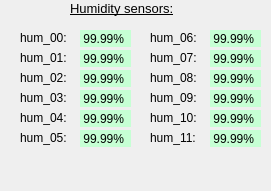
    <widget class="QFrame" name="hum_details_hu">
     <property name="geometry">
      <rect>
       <x>520</x>
       <y>0</y>
       <width>271</width>
       <height>191</height>
      </rect>
     </property>
     <property name="frameShape">
      <enum>QFrame::NoFrame</enum>
     </property>
     <property name="frameShadow">
      <enum>QFrame::Raised</enum>
     </property>
     <widget class="QLabel" name="label_85">
      <property name="geometry">
       <rect>
        <x>70</x>
        <y>0</y>
        <width>151</width>
        <height>16</height>
       </rect>
      </property>
      <property name="font">
       <font>
        <pointsize>10</pointsize>
        <underline>true</underline>
       </font>
      </property>
      <property name="text">
       <string>Humidity sensors:</string>
      </property>
     </widget>
     <widget class="QLabel" name="label_86">
      <property name="geometry">
       <rect>
        <x>20</x>
        <y>30</y>
        <width>61</width>
        <height>16</height>
       </rect>
      </property>
      <property name="text">
       <string>hum_00:</string>
      </property>
     </widget>
     <widget class="TaurusLabel" name="taurusLabel_52">
      <property name="geometry">
       <rect>
        <x>80</x>
        <y>30</y>
        <width>51</width>
        <height>17</height>
       </rect>
      </property>
      <property name="styleSheet">
       <string notr="true">background-color: rgb(198, 255, 212);</string>
      </property>
      <property name="text">
       <string> 99.99%</string>
      </property>
      <property name="model">
       <string>epfl/vds/3/hum_00</string>
      </property>
      <property name="prefixText">
       <string/>
      </property>
      <property name="suffixText">
       <string>%</string>
      </property>
     </widget>
     <widget class="TaurusLabel" name="taurusLabel_53">
      <property name="geometry">
       <rect>
        <x>80</x>
        <y>50</y>
        <width>51</width>
        <height>17</height>
       </rect>
      </property>
      <property name="styleSheet">
       <string notr="true">background-color: rgb(198, 255, 212);</string>
      </property>
      <property name="text">
       <string> 99.99%</string>
      </property>
      <property name="model">
       <string>epfl/vds/3/hum_01</string>
      </property>
      <property name="prefixText">
       <string/>
      </property>
      <property name="suffixText">
       <string>%</string>
      </property>
     </widget>
     <widget class="QLabel" name="label_87">
      <property name="geometry">
       <rect>
        <x>20</x>
        <y>50</y>
        <width>61</width>
        <height>16</height>
       </rect>
      </property>
      <property name="text">
       <string>hum_01:</string>
      </property>
     </widget>
     <widget class="TaurusLabel" name="taurusLabel_54">
      <property name="geometry">
       <rect>
        <x>80</x>
        <y>70</y>
        <width>51</width>
        <height>17</height>
       </rect>
      </property>
      <property name="styleSheet">
       <string notr="true">background-color: rgb(198, 255, 212);</string>
      </property>
      <property name="text">
       <string> 99.99%</string>
      </property>
      <property name="model">
       <string>epfl/vds/3/hum_02</string>
      </property>
      <property name="prefixText">
       <string/>
      </property>
      <property name="suffixText">
       <string>%</string>
      </property>
     </widget>
     <widget class="QLabel" name="label_88">
      <property name="geometry">
       <rect>
        <x>20</x>
        <y>70</y>
        <width>61</width>
        <height>16</height>
       </rect>
      </property>
      <property name="text">
       <string>hum_02:</string>
      </property>
     </widget>
     <widget class="TaurusLabel" name="taurusLabel_55">
      <property name="geometry">
       <rect>
        <x>80</x>
        <y>90</y>
        <width>51</width>
        <height>17</height>
       </rect>
      </property>
      <property name="styleSheet">
       <string notr="true">background-color: rgb(198, 255, 212);</string>
      </property>
      <property name="text">
       <string> 99.99%</string>
      </property>
      <property name="model">
       <string>epfl/vds/3/hum_03</string>
      </property>
      <property name="prefixText">
       <string/>
      </property>
      <property name="suffixText">
       <string>%</string>
      </property>
     </widget>
     <widget class="QLabel" name="label_89">
      <property name="geometry">
       <rect>
        <x>20</x>
        <y>90</y>
        <width>61</width>
        <height>16</height>
       </rect>
      </property>
      <property name="text">
       <string>hum_03:</string>
      </property>
     </widget>
     <widget class="TaurusLabel" name="taurusLabel_56">
      <property name="geometry">
       <rect>
        <x>80</x>
        <y>110</y>
        <width>51</width>
        <height>17</height>
       </rect>
      </property>
      <property name="styleSheet">
       <string notr="true">background-color: rgb(198, 255, 212);</string>
      </property>
      <property name="text">
       <string> 99.99%</string>
      </property>
      <property name="model">
       <string>epfl/vds/3/hum_04</string>
      </property>
      <property name="prefixText">
       <string/>
      </property>
      <property name="suffixText">
       <string>%</string>
      </property>
     </widget>
     <widget class="QLabel" name="label_90">
      <property name="geometry">
       <rect>
        <x>20</x>
        <y>110</y>
        <width>61</width>
        <height>16</height>
       </rect>
      </property>
      <property name="text">
       <string>hum_04:</string>
      </property>
     </widget>
     <widget class="TaurusLabel" name="taurusLabel_57">
      <property name="geometry">
       <rect>
        <x>80</x>
        <y>130</y>
        <width>51</width>
        <height>17</height>
       </rect>
      </property>
      <property name="styleSheet">
       <string notr="true">background-color: rgb(198, 255, 212);</string>
      </property>
      <property name="text">
       <string> 99.99%</string>
      </property>
      <property name="model">
       <string>epfl/vds/3/hum_05</string>
      </property>
      <property name="prefixText">
       <string/>
      </property>
      <property name="suffixText">
       <string>%</string>
      </property>
     </widget>
     <widget class="QLabel" name="label_91">
      <property name="geometry">
       <rect>
        <x>20</x>
        <y>130</y>
        <width>61</width>
        <height>16</height>
       </rect>
      </property>
      <property name="text">
       <string>hum_05:</string>
      </property>
     </widget>
     <widget class="TaurusLabel" name="taurusLabel_58">
      <property name="geometry">
       <rect>
        <x>210</x>
        <y>30</y>
        <width>51</width>
        <height>17</height>
       </rect>
      </property>
      <property name="styleSheet">
       <string notr="true">background-color: rgb(198, 255, 212);</string>
      </property>
      <property name="text">
       <string> 99.99%</string>
      </property>
      <property name="model">
       <string>epfl/vds/3/hum_06</string>
      </property>
      <property name="prefixText">
       <string/>
      </property>
      <property name="suffixText">
       <string>%</string>
      </property>
     </widget>
     <widget class="QLabel" name="label_92">
      <property name="geometry">
       <rect>
        <x>150</x>
        <y>30</y>
        <width>61</width>
        <height>16</height>
       </rect>
      </property>
      <property name="text">
       <string>hum_06:</string>
      </property>
     </widget>
     <widget class="TaurusLabel" name="taurusLabel_59">
      <property name="geometry">
       <rect>
        <x>210</x>
        <y>50</y>
        <width>51</width>
        <height>17</height>
       </rect>
      </property>
      <property name="styleSheet">
       <string notr="true">background-color: rgb(198, 255, 212);</string>
      </property>
      <property name="text">
       <string> 99.99%</string>
      </property>
      <property name="model">
       <string>epfl/vds/3/hum_07</string>
      </property>
      <property name="prefixText">
       <string/>
      </property>
      <property name="suffixText">
       <string>%</string>
      </property>
     </widget>
     <widget class="QLabel" name="label_93">
      <property name="geometry">
       <rect>
        <x>150</x>
        <y>50</y>
        <width>61</width>
        <height>16</height>
       </rect>
      </property>
      <property name="text">
       <string>hum_07:</string>
      </property>
     </widget>
     <widget class="TaurusLabel" name="taurusLabel_60">
      <property name="geometry">
       <rect>
        <x>210</x>
        <y>70</y>
        <width>51</width>
        <height>17</height>
       </rect>
      </property>
      <property name="styleSheet">
       <string notr="true">background-color: rgb(198, 255, 212);</string>
      </property>
      <property name="text">
       <string> 99.99%</string>
      </property>
      <property name="model">
       <string>epfl/vds/3/hum_08</string>
      </property>
      <property name="prefixText">
       <string/>
      </property>
      <property name="suffixText">
       <string>%</string>
      </property>
     </widget>
     <widget class="QLabel" name="label_94">
      <property name="geometry">
       <rect>
        <x>150</x>
        <y>70</y>
        <width>61</width>
        <height>16</height>
       </rect>
      </property>
      <property name="text">
       <string>hum_08:</string>
      </property>
     </widget>
     <widget class="TaurusLabel" name="taurusLabel_61">
      <property name="geometry">
       <rect>
        <x>210</x>
        <y>90</y>
        <width>51</width>
        <height>17</height>
       </rect>
      </property>
      <property name="styleSheet">
       <string notr="true">background-color: rgb(198, 255, 212);</string>
      </property>
      <property name="text">
       <string> 99.99%</string>
      </property>
      <property name="model">
       <string>epfl/vds/3/hum_09</string>
      </property>
      <property name="prefixText">
       <string/>
      </property>
      <property name="suffixText">
       <string>%</string>
      </property>
     </widget>
     <widget class="QLabel" name="label_95">
      <property name="geometry">
       <rect>
        <x>150</x>
        <y>90</y>
        <width>61</width>
        <height>16</height>
       </rect>
      </property>
      <property name="text">
       <string>hum_09:</string>
      </property>
     </widget>
     <widget class="TaurusLabel" name="taurusLabel_62">
      <property name="geometry">
       <rect>
        <x>210</x>
        <y>110</y>
        <width>51</width>
        <height>17</height>
       </rect>
      </property>
      <property name="styleSheet">
       <string notr="true">background-color: rgb(198, 255, 212);</string>
      </property>
      <property name="text">
       <string> 99.99%</string>
      </property>
      <property name="model">
       <string>epfl/vds/3/hum_10</string>
      </property>
      <property name="prefixText">
       <string/>
      </property>
      <property name="suffixText">
       <string>%</string>
      </property>
     </widget>
     <widget class="QLabel" name="label_96">
      <property name="geometry">
       <rect>
        <x>150</x>
        <y>110</y>
        <width>61</width>
        <height>16</height>
       </rect>
      </property>
      <property name="text">
       <string>hum_10:</string>
      </property>
     </widget>
     <widget class="TaurusLabel" name="taurusLabel_63">
      <property name="geometry">
       <rect>
        <x>210</x>
        <y>130</y>
        <width>51</width>
        <height>17</height>
       </rect>
      </property>
      <property name="styleSheet">
       <string notr="true">background-color: rgb(198, 255, 212);</string>
      </property>
      <property name="text">
       <string> 99.99%</string>
      </property>
      <property name="model">
       <string>epfl/vds/3/hum_11</string>
      </property>
      <property name="prefixText">
       <string/>
      </property>
      <property name="suffixText">
       <string>%</string>
      </property>
     </widget>
     <widget class="QLabel" name="label_97">
      <property name="geometry">
       <rect>
        <x>150</x>
        <y>130</y>
        <width>61</width>
        <height>16</height>
       </rect>
      </property>
      <property name="text">
       <string>hum_11:</string>
      </property>
     </widget>
    </widget>
